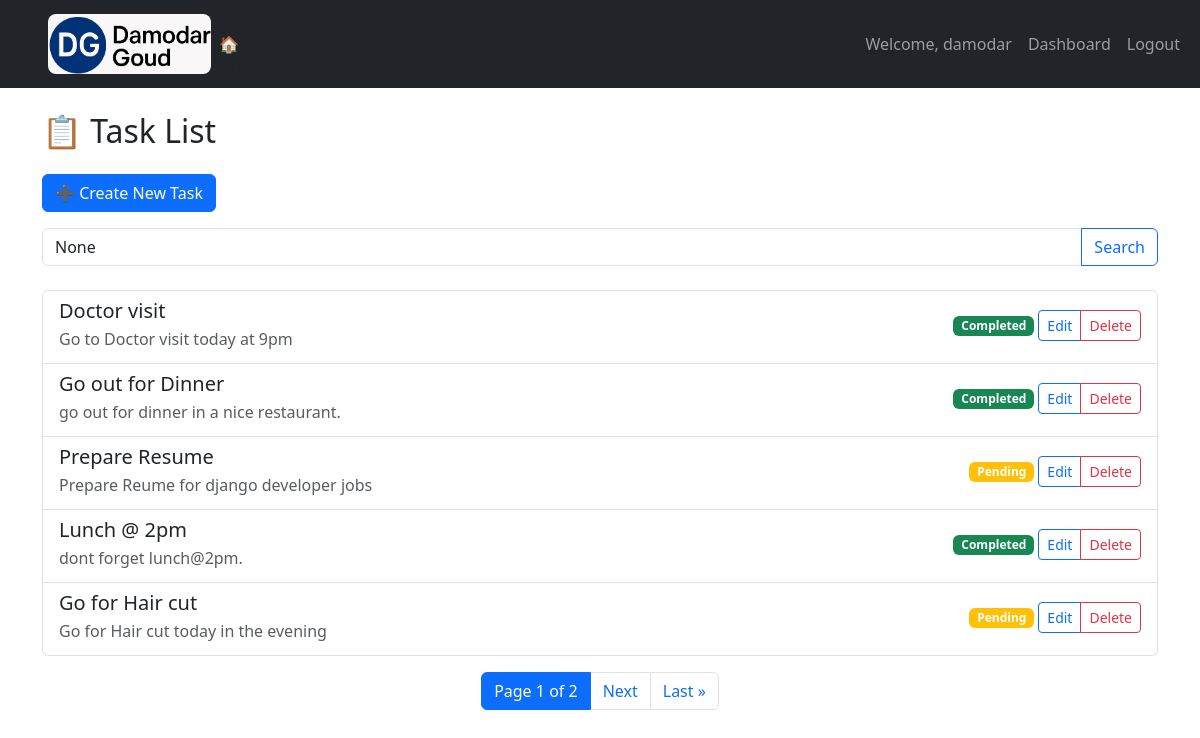
Screenshot of / (signed in) with the database file from the repository.
### tasks/models.py (models this page shows, shortened)
class Task(models.Model):
    title: str = models.CharField(max_length=100)
    description = models.TextField()
    completed: bool = models.BooleanField(default=False)
    user: User = models.ForeignKey(User, on_delete=models.CASCADE, default=1)

### tasks/views.py (the view)
# urls.py: path("", views.task_list, name="task_list"),
@login_required
def task_list(request):
    query = request.GET.get("q")
    if query in [None, "", "None"]:
        query = None
    task_list = Task.objects.filter(user=request.user)
    if query:
        task_list = task_list.filter(
            Q(title__icontains=query) | Q(description__icontains=query)
        )
    paginator = Paginator(task_list, 5)
    page_number = request.GET.get("page")
    page_obj = paginator.get_page(page_number)
    return render(
        request, "tasks/task_list.html", {"page_obj": page_obj, "query": query}
    )

### tasks/templates/tasks/task_list.html (shortened to what this page needs)
{% extends 'tasks/base.html' %}
{% block content %}
<h2 class="mb-4">📋 Task List</h2>
<a href="{% url 'create_task' %}" class="btn btn-primary mb-3">➕ Create New Task</a>
<form method="GET" class="input-group mb-4">
  <input type="text" name="q" class="form-control" placeholder="Search tasks..." value="{{ query }}">
  <button class="btn btn-outline-primary" type="submit">Search</button>
</form>
{% if page_obj %}
    <ul class="list-group mb-3">
        {% for task in page_obj %}
            <li class="list-group-item d-flex justify-content-between align-items-center">
                <div>
                    <h5 class="mb-1">{{ task.title }}</h5>
                    <p class="mb-1 text-muted">{{ task.description }}</p>
                </div>
                <div class="text-end">
                    <span class="badge {% if task.completed %}bg-success{% else %}bg-warning{% endif %} mb-2">
                        {% if task.completed %}Completed{% else %}Pending{% endif %}
                    </span>
                    <div class="btn-group">
                        <a href="{% url 'update_task' task.pk %}" class="btn btn-sm btn-outline-primary">Edit</a>
                        <a href="{% url 'delete_task' task.pk %}" class="btn btn-sm btn-outline-danger">Delete</a>
                    </div>
                </div>
            </li>
        {% endfor %}
    </ul>
    <nav>
  <ul class="pagination justify-content-center">
    <li class="page-item active">
      <span class="page-link">
        Page {{ page_obj.number }} of {{ page_obj.paginator.num_pages }}
      </span>
    </li>
    {% if page_obj.has_next %}
      <li class="page-item">
        <a class="page-link" href="?q={{ query }}&page={{ page_obj.next_page_number }}">Next</a>
      </li>
      <li class="page-item">
        <a class="page-link" href="?q={{ query }}&page={{ page_obj.paginator.num_pages }}">Last &raquo;</a>
      </li>
    {% endif %}
  </ul>
</nav>
{% else %}
    <div class="alert alert-info">No tasks found. <a href="{% url 'create_task' %}">Create one?</a></div>
{% endif %}
{% endblock %}

### tasks/templates/tasks/base.html (shortened to what this page needs)
{% load static %}
<!DOCTYPE html>
<html lang="en">
<head>
    <link href="https://cdn.jsdelivr.net/npm/bootstrap@5.3.0/dist/css/bootstrap.min.css" rel="stylesheet">
</head>
<body>
<nav class="navbar navbar-expand-lg navbar-dark bg-dark">
    <a class="nav-link" href="{% url 'task_list' %}">All Tasks</a>
    <img src="{% static 'images/logo.png' %}" alt="Damodar Goud Logo"
     style="height: 60px; width: auto; border-radius: 8px;" class="me-2">
       <li class="nav-item">
            <a class="nav-link" href="{% url 'task_list' %}">🏠 Home</a>
        </li>
    <div class="container-fluid">
        <div class="collapse navbar-collapse" id="navbarNav">
            <ul class="navbar-nav ms-auto">
                {% if user.is_authenticated %}
                    <li class="nav-item">
                        <a class="nav-link" href="#">Welcome, {{ user.username }}</a>
                    </li>
                    <li class="nav-item">
                        <a class="nav-link" href="{% url 'dashboard' %}">Dashboard</a>
                    </li>
                    <li class="nav-item">
                        <form method="POST" action="{% url 'logout' %}">
                            <button type="submit" class="btn btn-link nav-link" ">Logout</button>
                        </form>
                    </li>
                {% endif %}
            </ul>
        </div>
    </div>
</nav>
<div class="container mt-4">
    {% block content %}{% endblock %}
</div>
</body>
</html>

### rows the page displays
Task: title "Doctor visit", description "Go to Doctor visit today at 9pm", completed "Completed"
Task: title "Go out for Dinner", description "go out for dinner in a nice restaurant.", completed "Completed"
Task: title "Prepare Resume", description "Prepare Reume for django developer jobs", completed "Pending"
Task: title "Lunch @ 2pm", description "dont forget lunch@2pm.", completed "Completed"
Task: title "Go for Hair cut", description "Go for Hair cut today in the evening", completed "Pending"

### other values shown
{{ user.username }} "damodar"
{{ page_obj.number }} "1"
{{ page_obj.paginator.num_pages }} "2"
